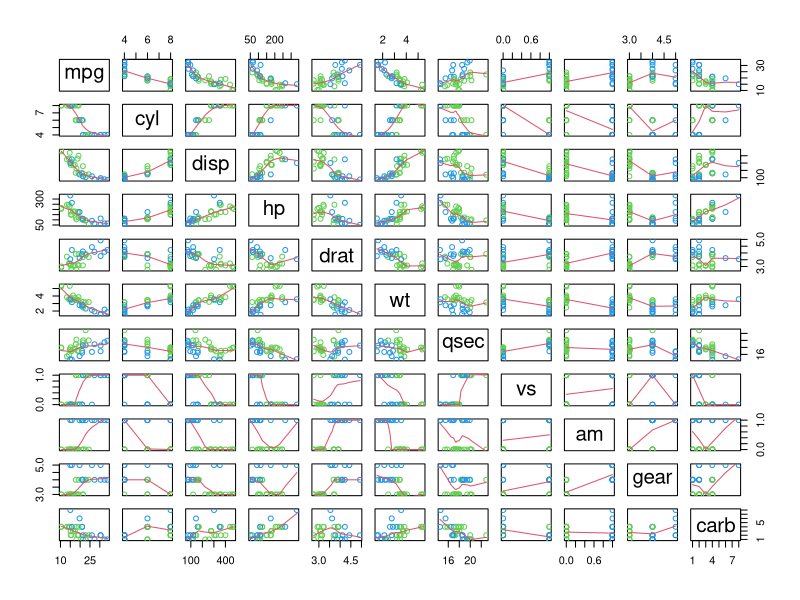
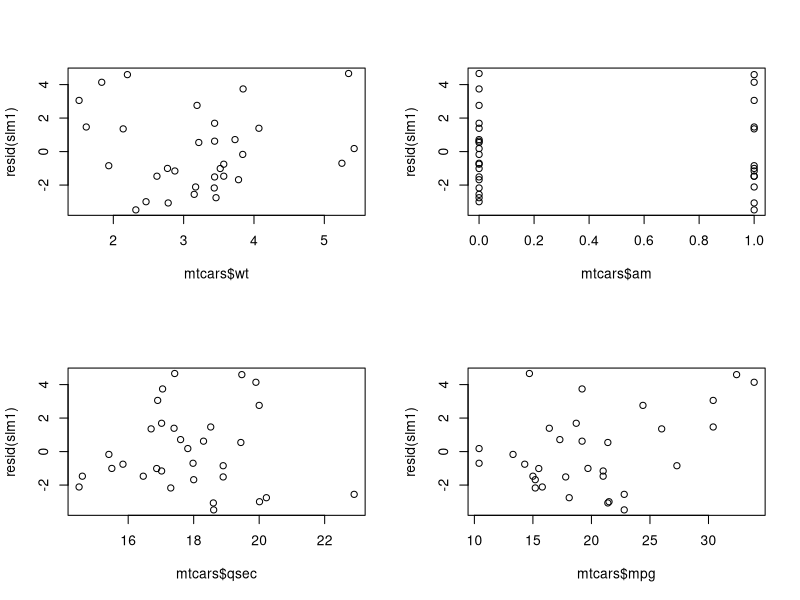

R code for these plots, in order:
## ---- chunk 1
library(car, quietly=TRUE)
lm1 <- lm(mpg ~ ., data = mtcars)
summary(lm1)
vif(lm1)
## ---- chunk 2
lm1 <- lm(mpg ~ ., data = mtcars)
slm1 <- step(lm1, trace=0)
summary(slm1)
## ---- chunk 3
pairs(mtcars, panel=panel.smooth, col = mtcars$am + 3)
## ---- chunk 4
slm1 <- step(lm1, trace=0)
par(mfcol = c(2, 2))
plot(mtcars$wt, resid(slm1))
plot(mtcars$qsec, resid(slm1))
plot(mtcars$am, resid(slm1))
plot(mtcars$mpg, resid(slm1))
